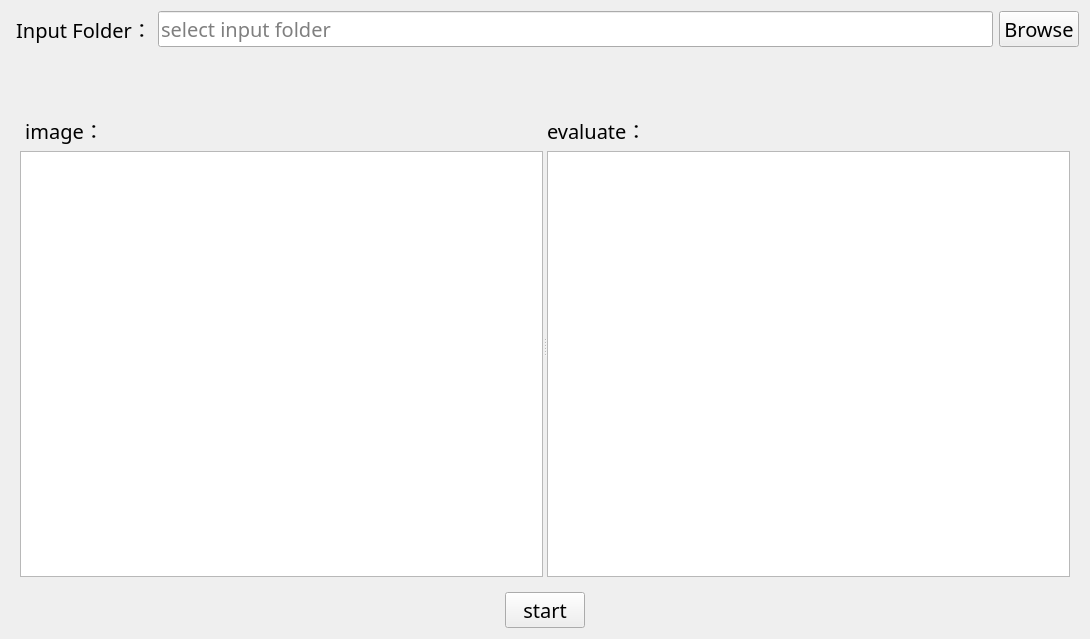
<?xml version="1.0" encoding="UTF-8"?>
<ui version="4.0">
 <class>evaluateTab</class>
 <widget class="QWidget" name="evaluateTab">
  <property name="geometry">
   <rect>
    <x>0</x>
    <y>0</y>
    <width>1090</width>
    <height>639</height>
   </rect>
  </property>
  <property name="windowTitle">
   <string>evaluateTab</string>
  </property>
  <layout class="QVBoxLayout" name="verticalLayout" stretch="2,1,9,1">
   <item>
    <layout class="QHBoxLayout" name="horizontalLayout_23">
     <item>
      <widget class="QLabel" name="label_25">
       <property name="font">
        <font>
         <family>宋体</family>
         <pointsize>15</pointsize>
         <weight>50</weight>
         <italic>false</italic>
         <bold>false</bold>
        </font>
       </property>
       <property name="text">
        <string> Input Folder：</string>
       </property>
      </widget>
     </item>
     <item>
      <widget class="QLineEdit" name="lineEdit_evaluate_folder">
       <property name="font">
        <font>
         <family>宋体</family>
         <pointsize>15</pointsize>
         <weight>50</weight>
         <italic>false</italic>
         <bold>false</bold>
        </font>
       </property>
       <property name="inputMask">
        <string/>
       </property>
       <property name="text">
        <string/>
       </property>
       <property name="readOnly">
        <bool>true</bool>
       </property>
       <property name="placeholderText">
        <string>select input folder</string>
       </property>
      </widget>
     </item>
     <item>
      <widget class="QPushButton" name="pushButton_evaluate">
       <property name="font">
        <font>
         <family>宋体</family>
         <pointsize>15</pointsize>
         <weight>50</weight>
         <italic>false</italic>
         <bold>false</bold>
        </font>
       </property>
       <property name="text">
        <string>Browse</string>
       </property>
      </widget>
     </item>
    </layout>
   </item>
   <item>
    <spacer name="horizontalSpacer_17">
     <property name="orientation">
      <enum>Qt::Horizontal</enum>
     </property>
     <property name="sizeHint" stdset="0">
      <size>
       <width>1069</width>
       <height>20</height>
      </size>
     </property>
    </spacer>
   </item>
   <item>
    <widget class="QWidget" name="widget_13" native="true">
     <layout class="QGridLayout" name="gridLayout_5">
      <item row="0" column="0">
       <widget class="QSplitter" name="splitter_5">
        <property name="orientation">
         <enum>Qt::Horizontal</enum>
        </property>
        <widget class="QWidget" name="layoutWidget">
         <layout class="QVBoxLayout" name="verticalLayout_9">
          <item>
           <widget class="QLabel" name="label_26">
            <property name="font">
             <font>
              <family>宋体</family>
              <pointsize>15</pointsize>
              <weight>50</weight>
              <italic>false</italic>
              <bold>false</bold>
             </font>
            </property>
            <property name="text">
             <string> image：</string>
            </property>
           </widget>
          </item>
          <item>
           <widget class="QTreeView" name="treeView_image"/>
          </item>
         </layout>
        </widget>
        <widget class="QWidget" name="layoutWidget_2">
         <layout class="QVBoxLayout" name="verticalLayout_10">
          <item>
           <widget class="QLabel" name="label_27">
            <property name="font">
             <font>
              <family>宋体</family>
              <pointsize>15</pointsize>
              <weight>50</weight>
              <italic>false</italic>
              <bold>false</bold>
             </font>
            </property>
            <property name="text">
             <string>evaluate：</string>
            </property>
           </widget>
          </item>
          <item>
           <widget class="QTreeView" name="treeView_evaluate"/>
          </item>
         </layout>
        </widget>
       </widget>
      </item>
     </layout>
    </widget>
   </item>
   <item>
    <layout class="QHBoxLayout" name="horizontalLayout_24">
     <item>
      <spacer name="horizontalSpacer_18">
       <property name="orientation">
        <enum>Qt::Horizontal</enum>
       </property>
       <property name="sizeHint" stdset="0">
        <size>
         <width>40</width>
         <height>20</height>
        </size>
       </property>
      </spacer>
     </item>
     <item>
      <widget class="QPushButton" name="pushButton_start">
       <property name="enabled">
        <bool>true</bool>
       </property>
       <property name="font">
        <font>
         <family>宋体</family>
         <pointsize>15</pointsize>
         <weight>50</weight>
         <italic>false</italic>
         <bold>false</bold>
        </font>
       </property>
       <property name="text">
        <string>start</string>
       </property>
      </widget>
     </item>
     <item>
      <spacer name="horizontalSpacer_19">
       <property name="orientation">
        <enum>Qt::Horizontal</enum>
       </property>
       <property name="sizeHint" stdset="0">
        <size>
         <width>40</width>
         <height>20</height>
        </size>
       </property>
      </spacer>
     </item>
    </layout>
   </item>
  </layout>
 </widget>
 <resources/>
 <connections/>
</ui>
